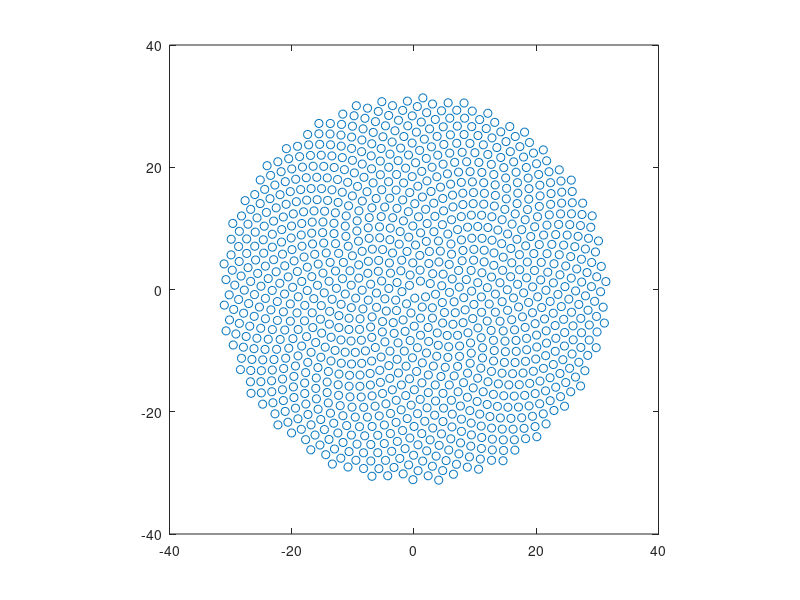

Source code (MATLAB):
n=1:1000;
d = 137.51;                       
th = pi*d*n/180;                  
r = sqrt(n);                      
plot(r.*cos(th), r.*sin(th), 'o')
axis square
